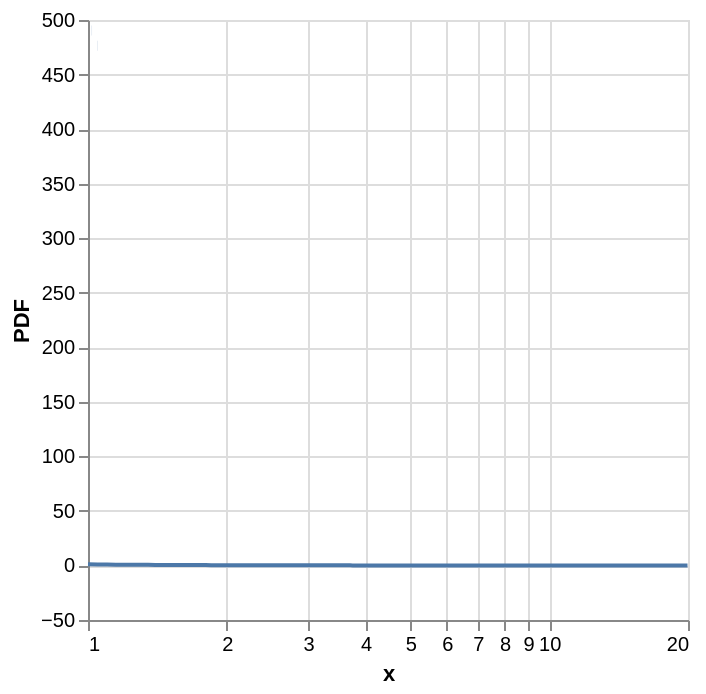

Vega-Lite specification for this chart:
### Vega-Lite specification from a JSON file in a GitHub repository (floating-point values rounded to 4 significant figures)
{"$schema": "https://vega.github.io/schema/vega-lite/v5.json", "description": "Pareto PDF with correctly normalized log-binned histogram and analytic overlay", "width": "container", "height": "container", "resolve": {"scale": {"x": "shared"}}, "layer": [{"data": {"values": [{"x": 1.02}, {"x": 1.05}]}, "transform": [{"calculate": "log(datum.x)", "as": "logx"}, {"bin": {"maxbins": 50}, "field": "logx", "as": ["logx0", "logx1"]}, {"aggregate": [{"op": "count", "as": "count"}], "groupby": ["logx0", "logx1"]}, {"joinaggregate": [{"op": "sum", "field": "count", "as": "N"}]}, {"calculate": "exp(datum.logx0)", "as": "x0"}, {"calculate": "exp(datum.logx1)", "as": "x1"}, {"calculate": "datum.count / (datum.N * (datum.x1 - datum.x0))", "as": "density"}], "mark": {"type": "bar", "opacity": 0.6}, "encoding": {"x": {"field": "x0", "type": "quantitative", "title": "x", "scale": {"nice": false, "domain": [1, 20]}}, "x2": {"field": "x1"}, "y": {"field": "density", "type": "quantitative", "title": "PDF"}, "tooltip": [{"field": "count", "type": "quantitative", "title": "Count"}, {"field": "density", "type": "quantitative", "title": "Density"}]}}, {"data": {"sequence": {"start": 1, "stop": 20, "step": 0.05}}, "transform": [{"calculate": "pow(datum.data, -2)", "as": "pdf"}], "mark": {"type": "line", "strokeWidth": 2}, "encoding": {"x": {"field": "data", "type": "quantitative", "scale": {"nice": false, "type": "log"}}, "y": {"field": "pdf", "type": "quantitative"}}}]}
